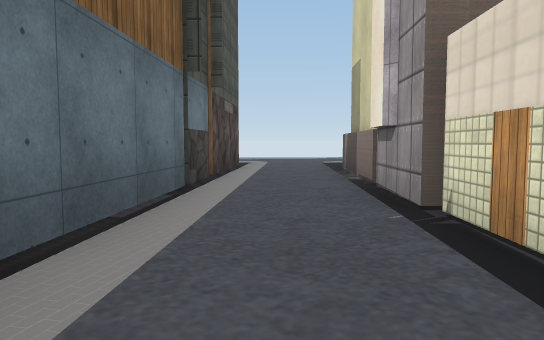
[1] (above)

24 first-person views from a walk through a Unity game level. The camera is 1.2 m above the floor, tilts 4° down and sees 70° across. The floor is counted in squares, 2 m on a side. Each view is taken from the middle of a square. On the plan, view 1 faces up. The plan holds only what a view shows up to about 11 squares ahead; the rest is blank. The place goes on beyond the plan. Some surface patterns are stand-ins.

[2]
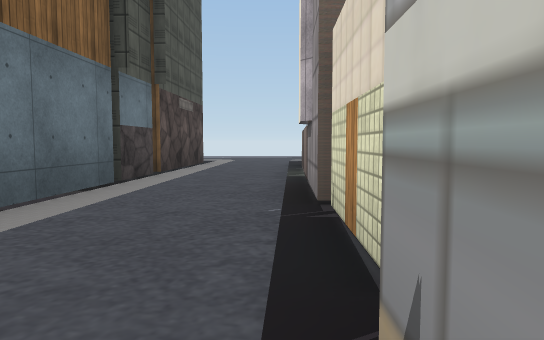

[3]
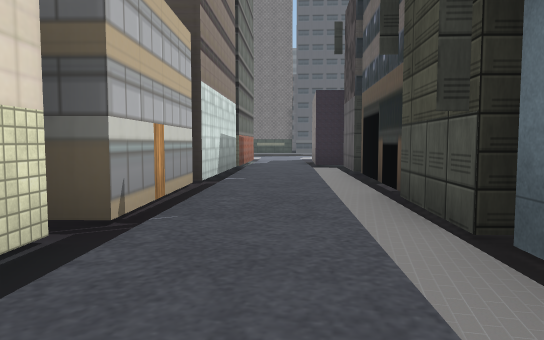

[4]
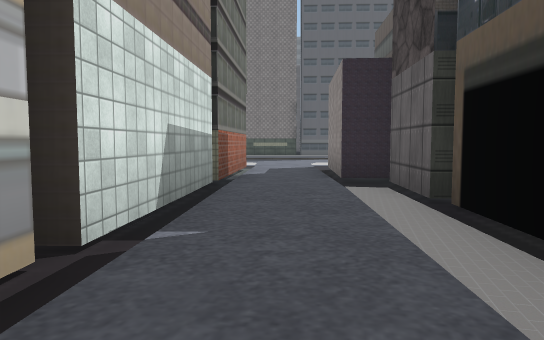

[5]
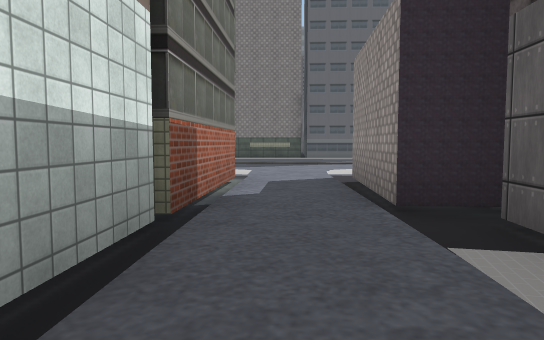

[6]
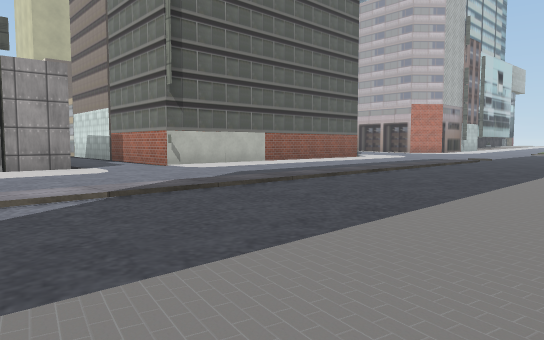

[7]
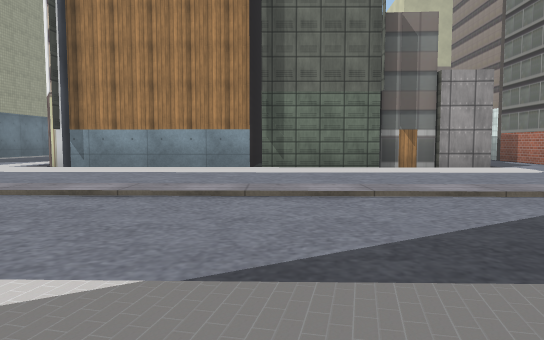

[8]
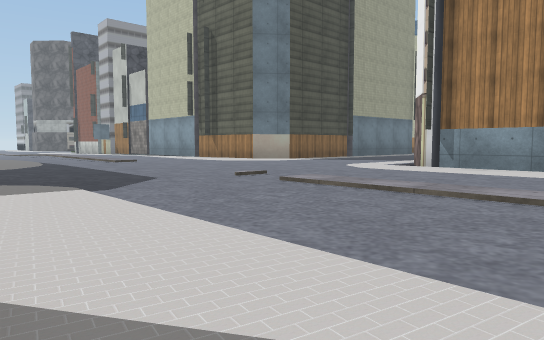

[9]
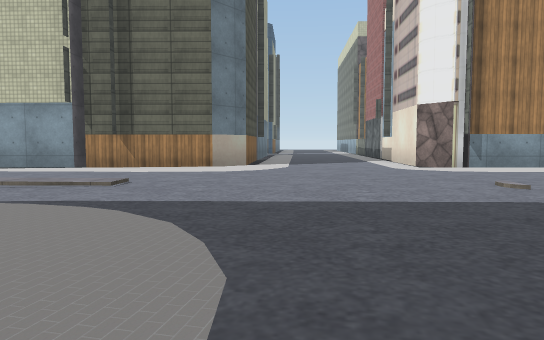

[10]
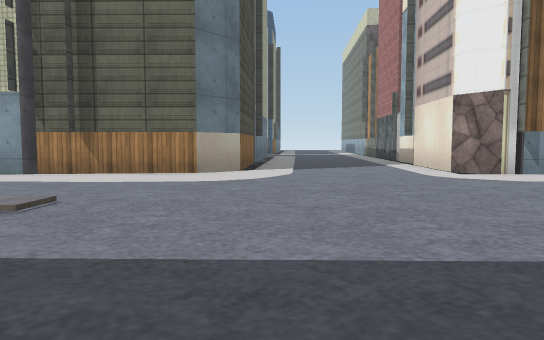

[11]
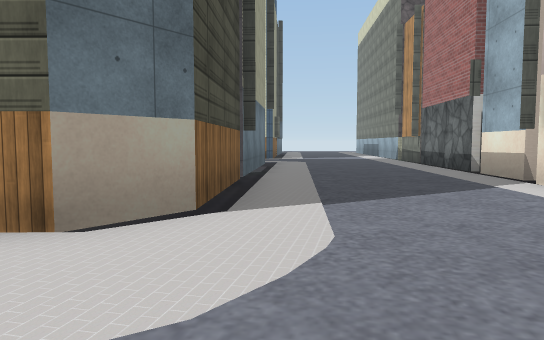

[12]
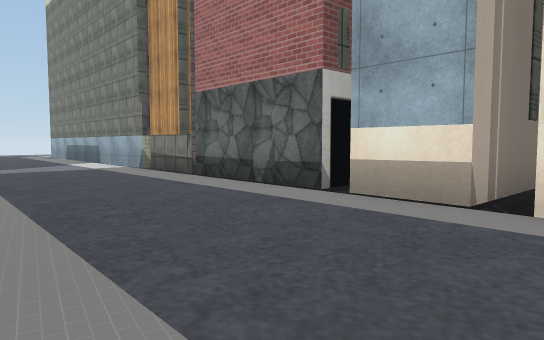

[13]
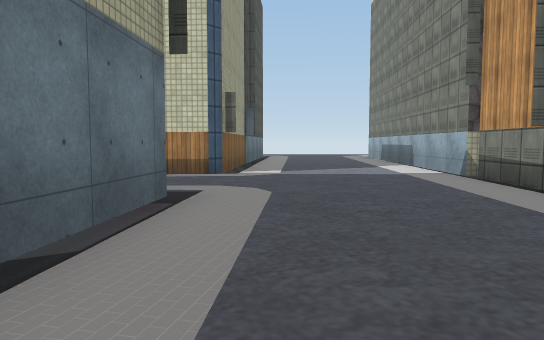

[14]
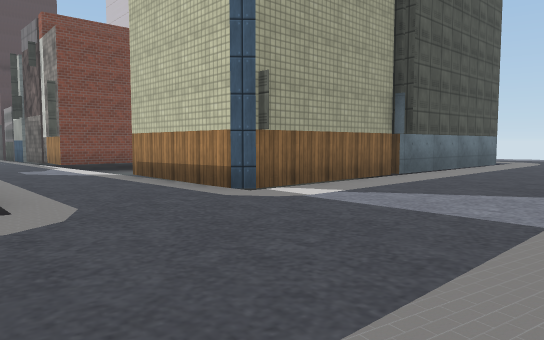

[15]
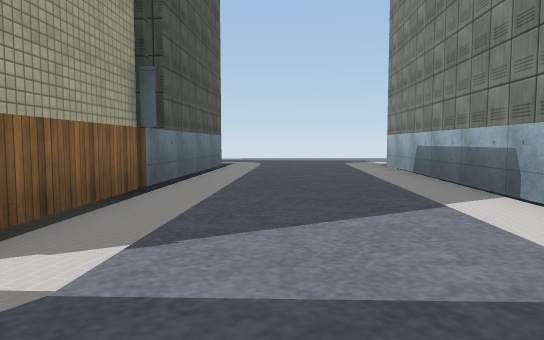

[16]
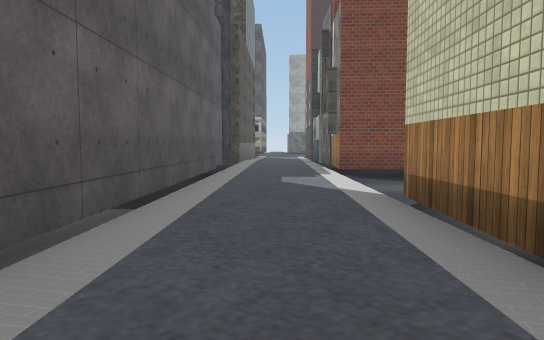

[17]
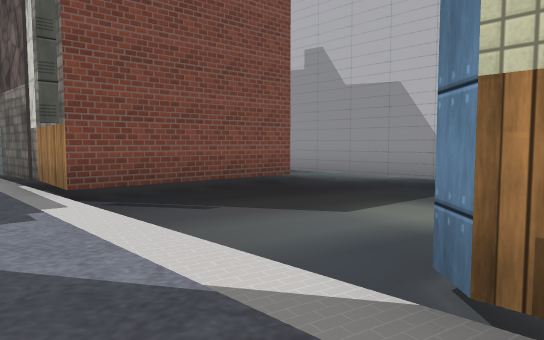

[18]
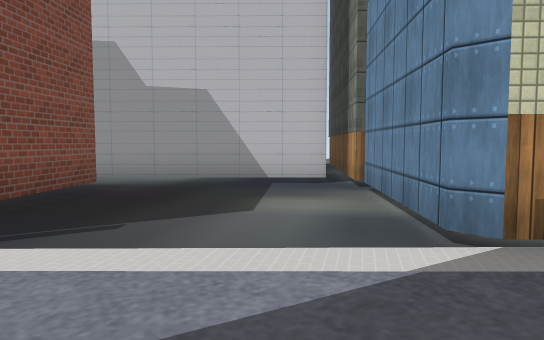

[19]
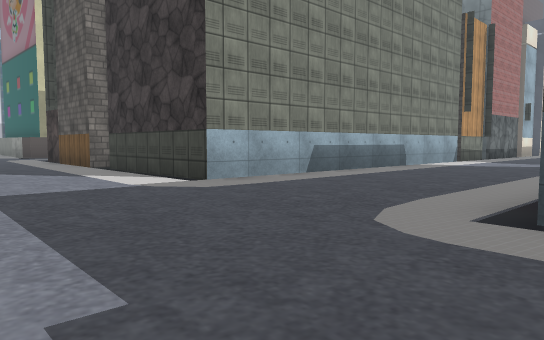

[20]
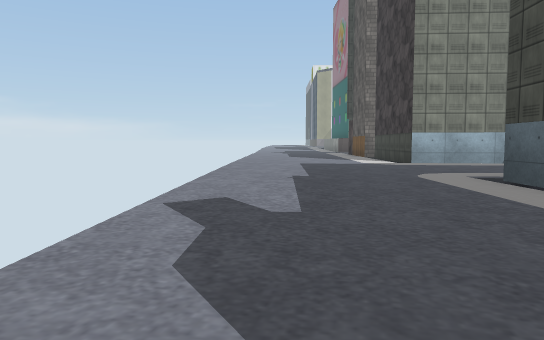

[21]
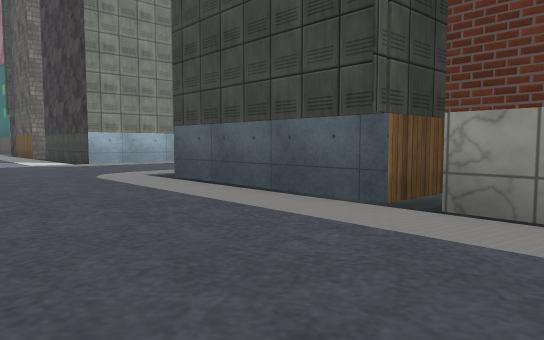

[22]
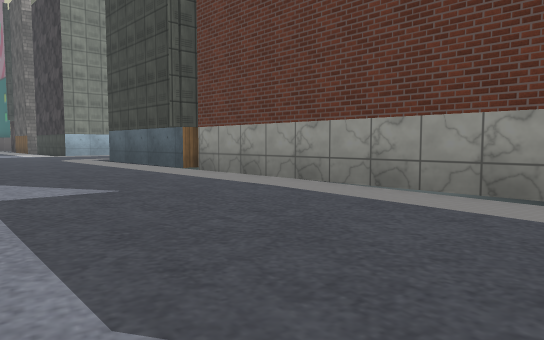

[23]
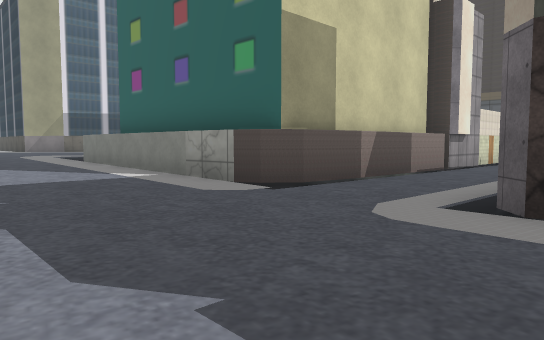

[24]
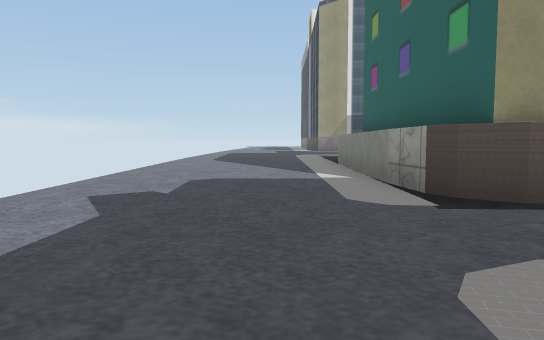

### Floor plan
Key: @ floor where view 1 was taken; # wall or solid block; x gap in a wall; . main floor; : floor 0.25 m higher than the main floor; - floor 0.25 m lower than the main floor; / step, stairs or slope; ^ raised ledge.
Columns run from 25 left of view 1 to 8 right of it. Each row starts with its distance up from view 1.
 16 ----  ...........
 15 -----............      .........::
 14 -----..............    ........:::
 13 ////////.......................:::
 12  --/////////..................::::
 11  ##########/...##########..#^^###^
 10        #  #/...#        #..#
  9        #  #/...#        #..#
  8  #######  #....#       ##..#
  7  ------#  #....#       #/..#
  6   #----#  #....#       #/..x
  5   #----#  #....#       #/..#
  4   #----#  #....#       #/..#
  3 ###----####....#       #/..#
  2 ---............#       #/..#
  1 ----........../#       #/..#
  0 //////////..../#       #.@.#
 -1 ##########/.../#       #...#
 -2          #/.../#       #...#
 -3          #/.../#       #..##
 -4          #/.../-       #..#
 -5          #/...###x     #/.#
 -6          #/...x--      #/.#
 -7          #....#        #/.#
 -8          #....#        #/.#
 -9    #######....##########/.#
-10     ...............#/////.####
-11     //........................
-12      ...........................
-13       ///........................
-14       .........///.........//////
-15       ............................
-16       ............................
-17         ......................
-18          ...   ///// ////
-19           .

Where each view was taken, in squares from view 1:
view 1: 0 up, 0 right, facing up
view 2: 0 up, 1 right, facing up
view 3: 4 up, 0 right, facing down
view 4: 0 up, 0 right, facing down
view 5: 3 down, 0 right, facing down
view 6: 18 down, 4 left, facing up-right
view 7: 18 down, 6 left, facing up
view 8: 18 down, 7 left, facing up-left
view 9: 19 down, 15 left, facing up
view 10: 17 down, 15 left, facing up
view 11: 12 down, 15 left, facing up
view 12: 7 down, 15 left, facing up-right
view 13: 5 down, 14 left, facing up
view 14: 1 down, 11 left, facing up-left
view 15: 1 up, 13 left, facing up
view 16: 1 up, 14 left, facing left
view 17: 1 up, 18 left, facing up-left
view 18: 0 up, 20 left, facing up
view 19: 15 up, 15 left, facing down-right
view 20: 15 up, 20 left, facing right
view 21: 15 up, 20 left, facing down-right
view 22: 16 up, 25 left, facing down-right
view 23: 15 up, 2 left, facing down-right
view 24: 13 up, 2 left, facing right
